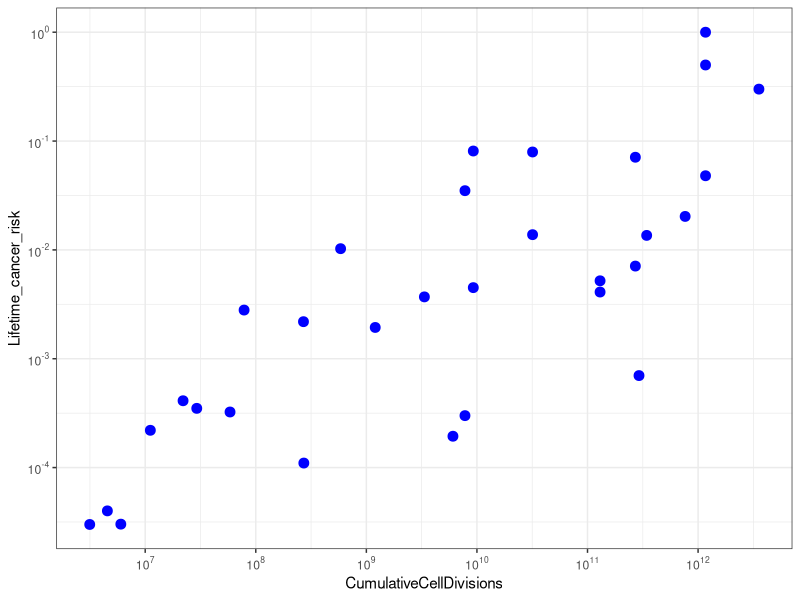
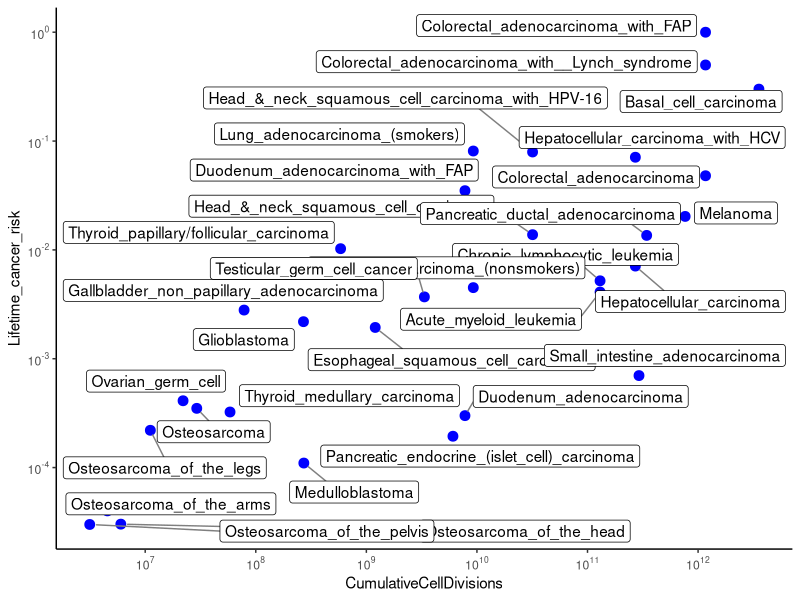
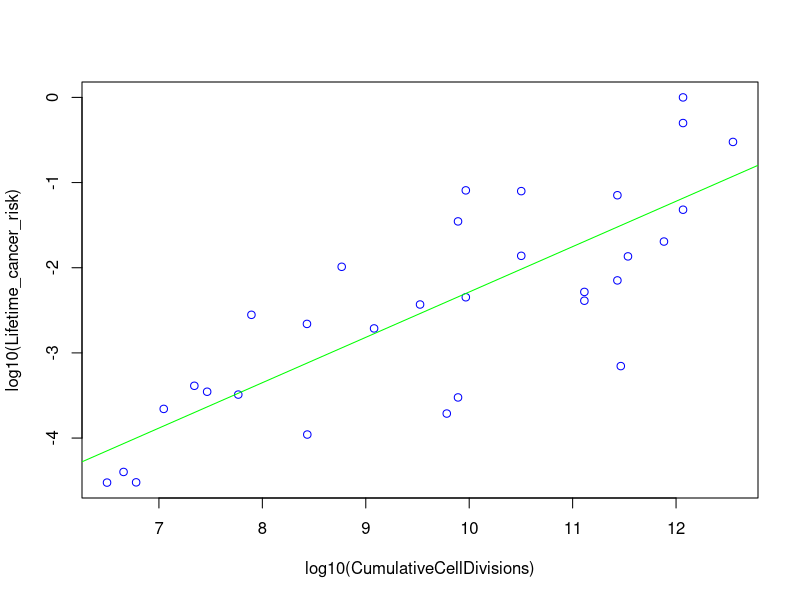
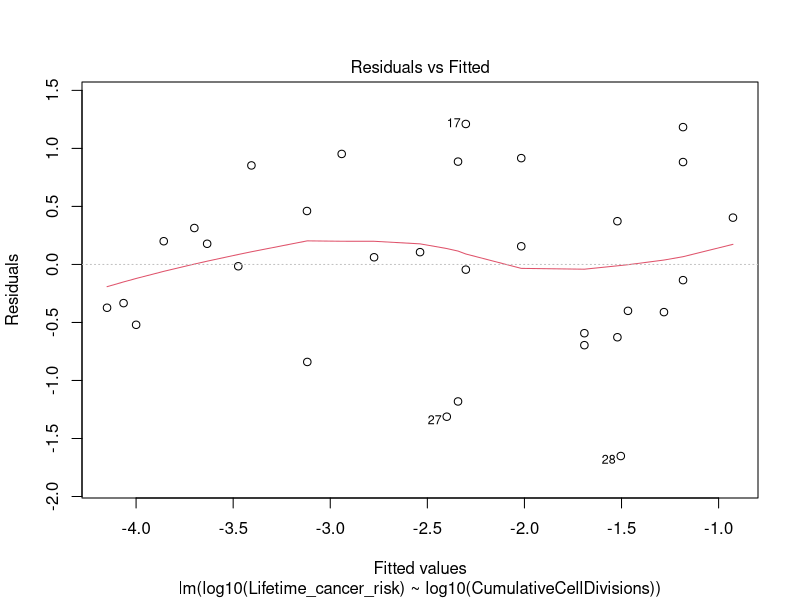
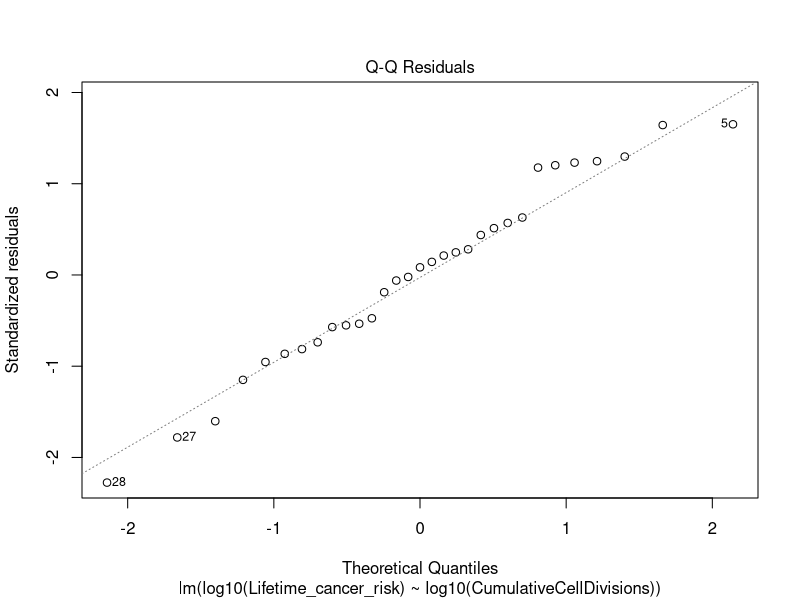
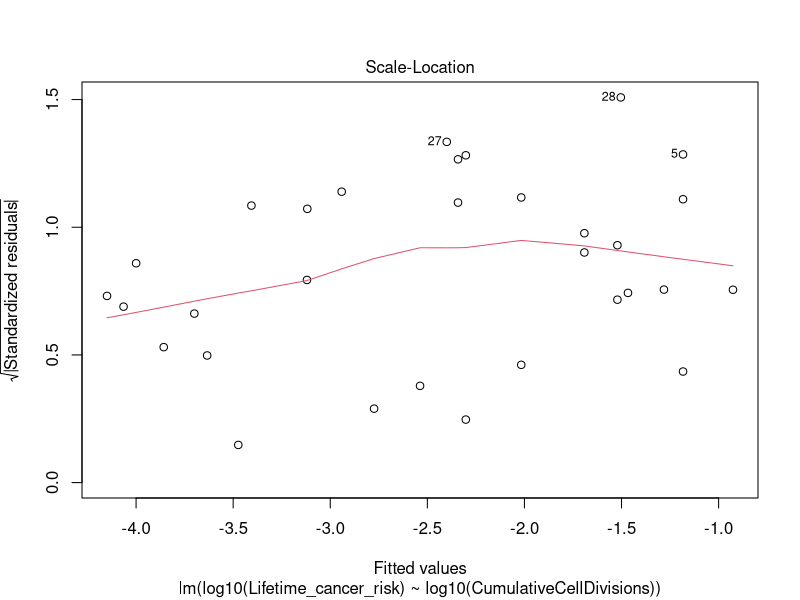
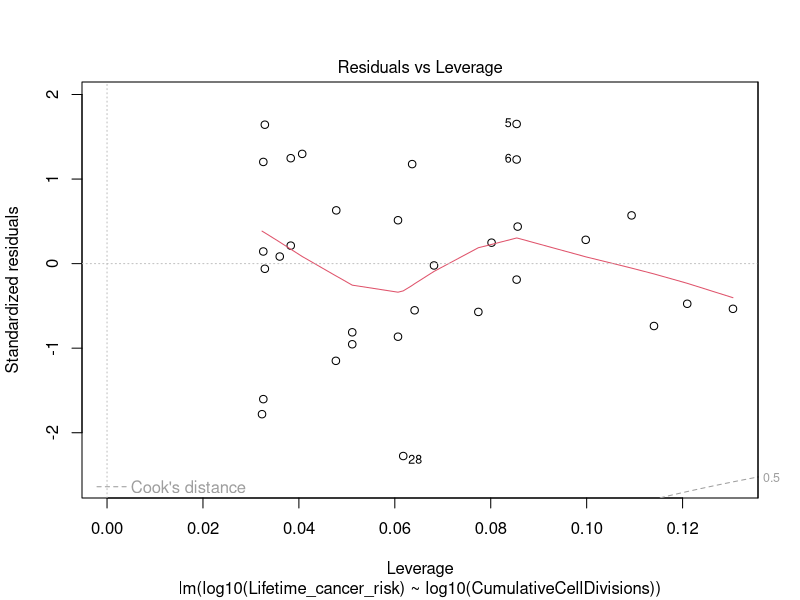
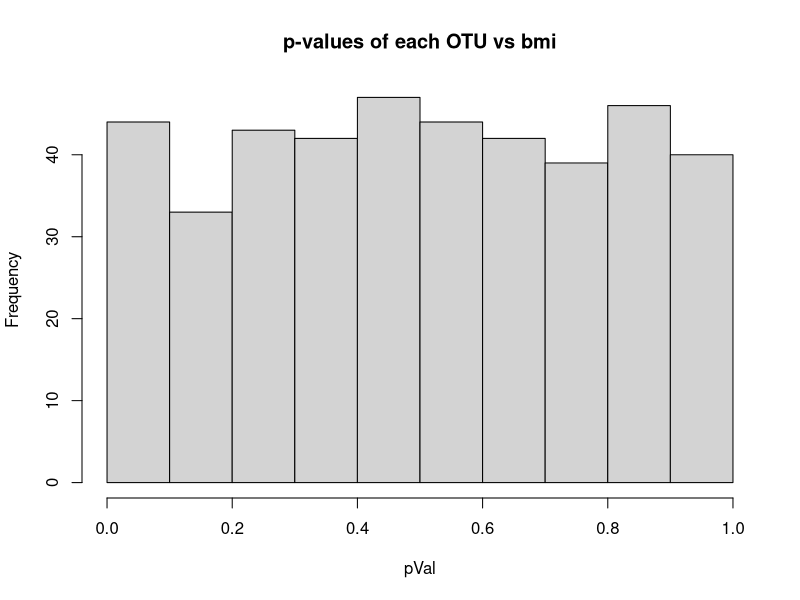

The R source for these figures, in order:

#Name: Mayuri Patel
#Email: mpate131@uncc.edu
#title: "Lab6_AdvStats"


#(1)	This question uses data from this paper:https://science.sciencemag.org/content/347/6217/78 Variation in cancer risk among tissues can be explained by the number of stem cell divisions. Science  02 Jan 2015: Vol. 347, Issue 6217, pp. 78-81

#(1A): Download the data from here examining the relationship between the number of cell divisions and cancer risk: https://fodorclasses.github.io/classes/stats2020/cancerRisk.txt On a log10-log10 scale graph Lifetime_cancer_risk (on the y-axis) vs. CumulativeCellDivisions (on the x-axis).  (This reproduces Fig. 1 from the paper).
#(You can read in the file with read.table("cancerRisk.txt", header=TRUE, sep="\t")

#set the working directory to the file location
setwd("C:/Users/mpate131/Desktop/AdvStats")

#read the table of the dataset
cancerData <- read.table("cancerRisk.txt", header=TRUE, sep="\t")
head(cancerData) # view first few rows and column of the data

#Loading all the required libraries to run the code
library(ggplot2)
require(scales)
library(ggrepel)

#plotting the ggplot for Lifetime_cancer_risk (on the y-axis) vs. CumulativeCellDivisions (on the x-axis)
# log10 scale is use to plot the graph for better visualization of the data points.  
p2 <- ggplot(cancerData, aes(x = CumulativeCellDivisions, y = Lifetime_cancer_risk,label= Cancer_type)) + geom_point(color = "blue", size = 3) + scale_x_log10(breaks = trans_breaks("log10", function(x) 10^x),
                                                                                                                                                               labels = trans_format("log10", math_format(10^.x))) + 
  scale_y_log10(breaks = trans_breaks("log10", function(x) 10^x),
                labels = trans_format("log10", math_format(10^.x))) +
  theme_bw() # In this, points and color is added along with log10 scale, label
p2 


#This part of the code is use to add the label to the data points
#this takes in the color and point distance for proper alignment of the label 
p2 + geom_label_repel(aes(label = Cancer_type),
                      box.padding   = 0.35, 
                      point.padding = 0.5,
                      segment.color = 'grey50',
                      max.overlaps = getOption("ggrepel.max.overlaps", default = 20)) +
  theme_classic()

#(1B):Using the lm function, fit a linear model with Lifetime_cancer_risk as the Y variable and CumulativeCellDivisions as the x-data.  Add the regression line to the plot using the function abline(myLm)  (where myLm is the linear model you created).

#I did log10 transform for the given dataset
#using the linear model to generate the output for Lifetime_cancer_risk as the Y variable and CumulativeCellDivisions as the x-data. 
myLinearModel = lm( log10(Lifetime_cancer_risk) ~ log10(CumulativeCellDivisions),data = cancerData)
summary(myLinearModel) #This shows the summary

#Plotting the datapoints of the x and y variable to which adding the regression line using abline
plot(log10(Lifetime_cancer_risk) ~ log10(CumulativeCellDivisions),data = cancerData,col="blue") 
abline(myLinearModel, col="green") # regression line 

#(1C): What is the p-value for the null hypothesis that the slope of the regression between these two variables is zero?  What is the r-squared value of the model?
  
#- the p-value: 0.00000005124
#- R-squared value: 0.6463

#(1D): Are the assumptions of constant variance and normal distribution of the residues reasonable for this model?  Justify your answer.
#plot of linear model gives us multiple plots as an output. The first two are residuals vs fitted and Normal Q-Q that will help in answering the question of constant variance and normal distribution.
plot(myLinearModel)

#- The residual plot helps in checking the constant variance. The distance from the regression line are normally distributed for fitted values with some being more or less near to the mean. For checking the normal distribution, normal Q-Q plot is generated along with residual plot. As we know that if the residuals are normally distributed then the plot of normal Q-Q is a straight line. So, it is justified that both the constant variance and normal distribution of the residues reasonable for this model.

#(2) Consider the case-control file for the colorectal adenomas data set that is here:http://afodor.github.io/classes/stats2015/caseControlData.txt
#A separate file gives obesity (BMI) data for these same subjects:http://afodor.github.io/classes/stats2015/BMI_Data.txt
#For each OTU in the spreadsheet, generate a p-value from linear regression comparing BMI to the relative abundance of each OTU. Graph out all the p-values.  Do they appear uniformly distributed? Does the microbial community appear to be influencing body weight in this cohort?  Are any of these associations significant at a 10% false discovery rate?
#Hints:To lookup the ids in the BMI table, you will need to some processing on the "sample" column in the caseControl file.  The following code will convert the a sampleID so that it will match the BMI file.
# remove case and control
#key <- sub("case", "", sampleID)
#key <- sub("control", "", key)
# remove extraneous information from the suffix
#key <- strsplit( key, "_")[[1]][1]
#Also, to get the p-value out of the linear model try:
#anova( myLm)$"Pr(>F)"[1]

#set the working directory to the file location
setwd("C:/Users/mpate131/Desktop/AdvStats")

#Reading the two dataset in the R.
#casecontrol data
data <- read.table("caseControlData.txt", header=TRUE, sep="\t")
head(data)
#bmi data
bmiData <- read.table("BMI_Data.txt", header=TRUE, sep="\t")
head(bmiData)

#checking if the number of rows being same in both the dataset to match and merge them. 
nrow(data)
nrow(bmiData)
#- There is difference in the number

#library used for cbind
library(tibble)

#so, now to merge both the dataset, I have to filter the sample id to match them and also to remove the extra rows that don't match up.
# remove case and control from the sample id of the casecontrol data
sample <- data[,1]
sampleID <- c()
for (i in sample){ #For loop each sample id
  key <- sub("case", "", i)
  key <- sub("control", "", key)
  
  # remove extraneous information from the suffix
  key <- strsplit( key, "_")[[1]][1]
  sampleID <- c(sampleID,key)
}
df <- cbind(sampleID,data) # binding the new filter sample id to casecontrol dataset
df$sample <- NULL # remove the previous sample id from the data

#- Merge the filtered data with the bmi data.
#using merge function to join the two tables using sample id and study id.
merged_data <- merge(df, bmiData, by.x="sampleID", by.y="studyid")
head(merged_data)

#saving the otu and bmi columns into a separate variables.
otu_data <- merged_data[2:421]
bmi_data <- merged_data[422]

#running the for loop for each otu vs bmi values using linear model.
pVal <- c()
for (otu in otu_data){
  linearModel <- lm(unlist(bmi_data) ~ otu) # lm for bmi vs otu
  summary(linearModel) # this generate the result
  pVal <- c(pVal, anova(linearModel)$"Pr(>F)"[1]) # extract the p value from the result and save into a new variable.
}
#generating the histogram of the p values from linear regression. 
hist(pVal, main = "p-values of each OTU vs bmi")

#- Yes, Graph of all the p-values in histogram appears uniformly distributed. 
#- No, The microbial community won't appear to be influencing body weight in this cohort based on the uniform distribution of the p values in linear regression.That menas if the p values are uniformly distributed then there is no relationship between bmi and microbial community.

#- Are any of these associations significant at a 10% false discovery rate?
#We are using p.adjust for FDR with method - BH
FDR_BH <- p.adjust(pVal, method="BH") 
BHpval <- sum(FDR_BH<=0.1) # 10% FDR
BHpval
#- There is no associations seen at 10% FDR. 
